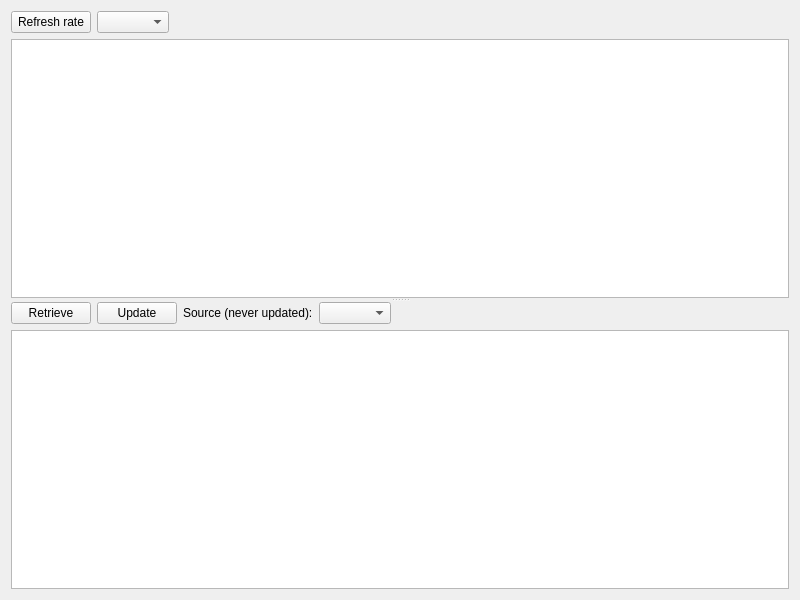
<?xml version="1.0" encoding="UTF-8"?>
<ui version="4.0">
 <class>PanePricing</class>
 <widget class="QWidget" name="PanePricing">
  <property name="geometry">
   <rect>
    <x>0</x>
    <y>0</y>
    <width>800</width>
    <height>600</height>
   </rect>
  </property>
  <layout class="QVBoxLayout" name="verticalLayout_3">
   <item>
    <widget class="QSplitter" name="splitter">
     <property name="orientation">
      <enum>Qt::Orientation::Vertical</enum>
     </property>
     <widget class="QWidget" name="layoutWidget">
      <layout class="QVBoxLayout" name="verticalLayout_2">
       <item>
        <layout class="QHBoxLayout" name="horizontalLayout_2">
         <item>
          <widget class="QPushButton" name="buttonRefreshRate">
           <property name="text">
            <string>Refresh rate</string>
           </property>
          </widget>
         </item>
         <item>
          <widget class="QComboBox" name="comboBoxCli"/>
         </item>
         <item>
          <spacer name="horizontalSpacer_2">
           <property name="orientation">
            <enum>Qt::Orientation::Horizontal</enum>
           </property>
           <property name="sizeHint" stdset="0">
            <size>
             <width>40</width>
             <height>20</height>
            </size>
           </property>
          </spacer>
         </item>
        </layout>
       </item>
       <item>
        <widget class="QTableView" name="tableViewCurrenceRates"/>
       </item>
      </layout>
     </widget>
     <widget class="QWidget" name="layoutWidget">
      <layout class="QVBoxLayout" name="verticalLayout">
       <item>
        <layout class="QHBoxLayout" name="horizontalLayout">
         <item>
          <widget class="QPushButton" name="buttonRetrieve">
           <property name="text">
            <string>Retrieve</string>
           </property>
          </widget>
         </item>
         <item>
          <widget class="QPushButton" name="buttonUpdate">
           <property name="text">
            <string>Update</string>
           </property>
          </widget>
         </item>
         <item>
          <widget class="QLabel" name="labelSourceCountry">
           <property name="text">
            <string>Source (never updated):</string>
           </property>
          </widget>
         </item>
         <item>
          <widget class="QComboBox" name="comboBoxSourceCountry"/>
         </item>
         <item>
          <spacer name="horizontalSpacer">
           <property name="orientation">
            <enum>Qt::Orientation::Horizontal</enum>
           </property>
           <property name="sizeHint" stdset="0">
            <size>
             <width>40</width>
             <height>20</height>
            </size>
           </property>
          </spacer>
         </item>
        </layout>
       </item>
       <item>
        <widget class="QTableView" name="tableViewPricing"/>
       </item>
      </layout>
     </widget>
    </widget>
   </item>
  </layout>
 </widget>
 <resources/>
 <connections/>
</ui>
